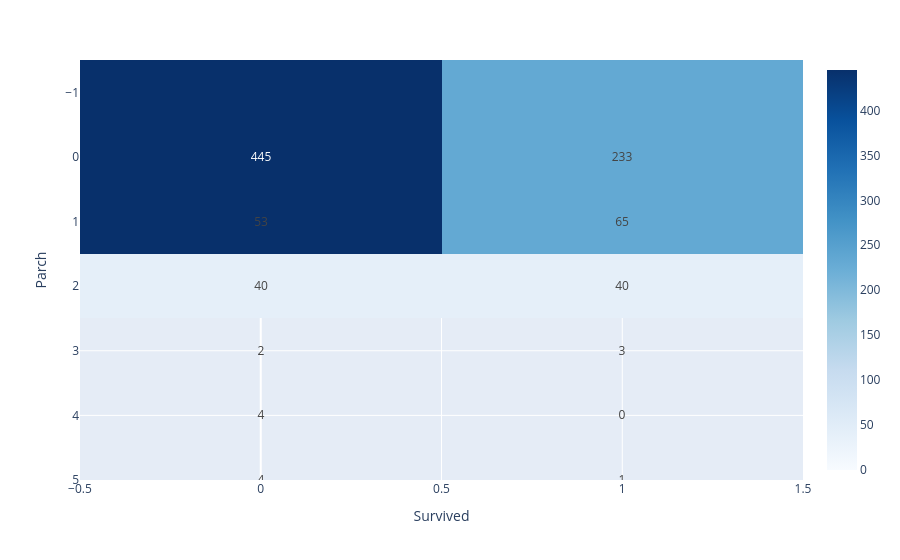

The notebook cell saved with this chart:
### Markdown cell above
## 7. Clustermap (categorical + categorical)

### Code cell
def clustered(table):
    """Reorder rows and columns so similar ones sit together (what a clustermap does)."""
    rows = leaves_list(linkage(table.values, method="average"))
    cols = leaves_list(linkage(table.values.T, method="average"))
    return table.iloc[rows, cols]

# crosstab of parents/children aboard vs survival, rows grouped by similarity
parch = pd.crosstab(titanic["Parch"], titanic["Survived"])
px.imshow(clustered(parch), text_auto=True, color_continuous_scale="Blues", aspect="auto")

### Figure 1 — Plotly figure (JSON) as saved in the notebook; plotly's stock layout.template omitted (floating-point values rounded to 4 significant figures)
{"data": [{"coloraxis": "coloraxis", "hovertemplate": "Survived: %{x}<br>Parch: %{y}<br>color: %{z}<extra></extra>", "name": "0", "texttemplate": "%{z}", "type": "heatmap", "x": [0, 1], "xaxis": "x", "y": [0, 3, 6, 4, 5, 1, 2], "yaxis": "y", "z": [[445, 233], [2, 3], [1, 0], [4, 0], [4, 1], [53, 65], [40, 40]]}], "layout": {"coloraxis": {"autocolorscale": false, "colorscale": [[0.0, "rgb(247,251,255)"], [0.125, "rgb(222,235,247)"], [0.25, "rgb(198,219,239)"], [0.375, "rgb(158,202,225)"], [0.5, "rgb(107,174,214)"], [0.625, "rgb(66,146,198)"], [0.75, "rgb(33,113,181)"], [0.875, "rgb(8,81,156)"], [1.0, "rgb(8,48,107)"]]}, "margin": {"t": 60}, "xaxis": {"anchor": "y", "domain": [0.0, 1.0], "title": {"text": "Survived"}}, "yaxis": {"anchor": "x", "autorange": "reversed", "domain": [0.0, 1.0], "title": {"text": "Parch"}}}}
